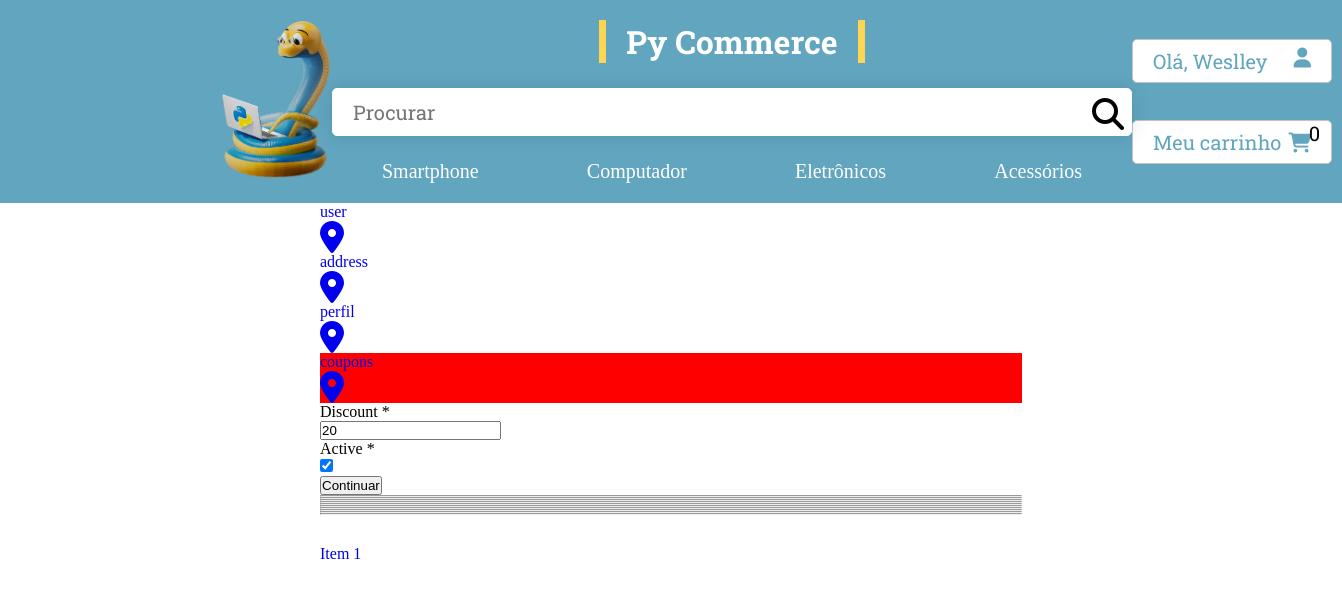
/my-perfil/coupons (signed in), run on an earlier commit of the app's database.
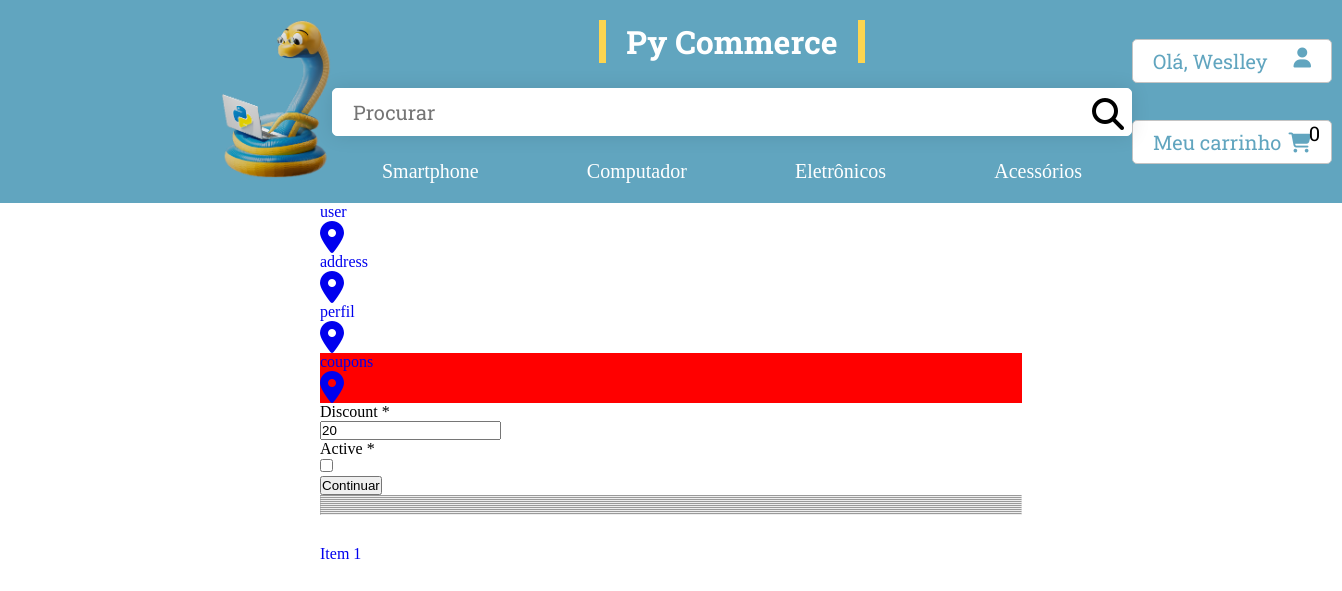
And on a later commit of the database.
### coupon/models.py (models this page shows, shortened)
class Coupon(models.Model):
    perfil = models.ForeignKey(Perfil, on_delete=models.CASCADE, null=True, blank=True, related_name='coupons')
    code = models.CharField(max_length=50, unique=True, editable=False)
    valid_from = models.DateTimeField(auto_now_add=True, editable=False)
    valid_to = models.DateTimeField(editable=False)
    used_at = models.DateTimeField(null=True, blank=True, editable=False)
    discount = models.IntegerField(validators=[MinValueValidator(0), MaxValueValidator(20)])
    active = models.BooleanField(default=True)
    def __str__(self):
        return self.code

### perfil/views.py (the view, shortened to what this page needs)
# urls.py: path('', views.my_perfil, name='my_perfil'),
@login_required()
def my_perfil(request, fk=None):
    print (fk)
    form = None
    if fk == 'user':
        form = UserCreateForm(instance=request.user)
    if fk == 'address':
        form = AddressForm(instance=request.user.perfil.address.get(selected=True))
    if fk == 'perfil':
        form = PerfilForm(instance=request.user.perfil)
    if fk == 'coupons':
        ok = request.user.perfil.coupons.all()[0]
        print (ok)
        form = CouponForm(instance=ok)
    return render(request, 'perfil/my_perfil.html', {'form':form, 'relation':fk})

### coupon/forms.py
class CouponForm(forms.ModelForm):
    class Meta:
        model = Coupon
        exclude = ['perfil']

### cart/cart.py (called while the page is built)
    def get_quantity_products(self):
        return len(self.cart)

### cart/context_processors.py (called while the page is built)
def cart(request):
    cart = Cart(request)
    return {'cart': cart}

### core/context_processors.py (called while the page is built)
def user_authenticated(request):
    if request.user.is_authenticated:
        context = {'user_authenticated': request.user.first_name}
    else:
        context = {'user_authenticated': 'bem-vindo(a)'}
    return context

### perfil/models.py (called while the page is built)
    def get_all_relations(self):
        return ['user', 'address', 'perfil', 'coupons']

### templates/perfil/my_perfil.html (shortened to what this page needs)
{% extends 'base.html' %}
{% load static %}
{% block content %}
<div class="perfil-container">
    <div class="perfil-content">
    <div class="perfil-item-nav">
        {% for fk in request.user.perfil.get_all_relations %}
        <a href="{% url 'perfil:my_perfil_foreignkey' fk %}">
            <div {% if fk == relation %} style="background-color: red;" {% endif %} class="perfil-item-fk">
                <div>
                    {{fk}}
                </div>
                <i class="fa-sharp fa-solid fa-location-dot fa-2x"></i>
            </div>
        </a>
        {% endfor %}
    </div>
    <div class="form-register-items-formregister">
        <form method="post" action="{% url 'perfil:my_perfil_foreignkey' relation %}">
            {% for field in form %}
            <div class="form-login-items-labelinput">
                <div class="form-login-items-labelinput-label">
                    {{field.label}} {% if field.label != '' %} <span>*</span> {% endif %}
                </div>
                <div>
                    {{field}}
                </div>
            </div>
            {% endfor %}
            {% if form %}<button type="submit" value="Submit"> Continuar </button> {% endif %}
        </form>
    </div>
</div>
</div>
{% endblock %}

What changed in the data, as far as the page shows it:
changed Coupon: active "☑" → "☐"
